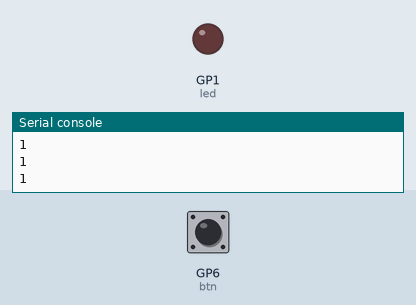
A program run on a simulated Raspberry Pi Pico running MicroPython. Shown: output pins drawn as LEDs (lit = HIGH), the last lines printed to the serial console. Wiring (from the project's diagram.json): red LED on GP1, green button on GP6. Dashed ring = blinking. The test bench sets the inputs (shaded band); at power-on: GP6 (btn) HIGH.

Above: at 1.2 s.
1.3 s: GP6 (btn) pulled LOW for 3.2 s
At 1.8 s:
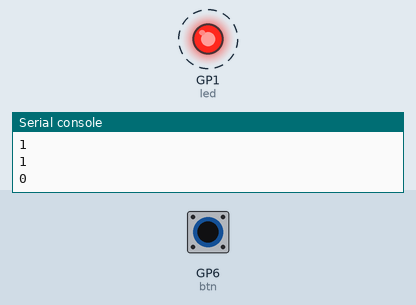
6.0 s: GP6 (btn) pulled LOW for 0.3 s
At 6.5 s:
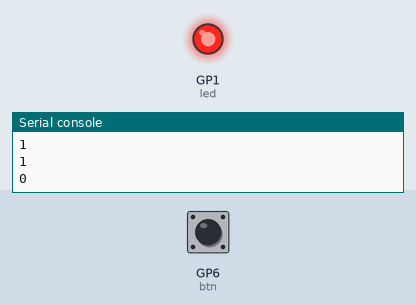
Timing chart, 0 to 9.0 s (numbered marks = the images above; inputs shaded):
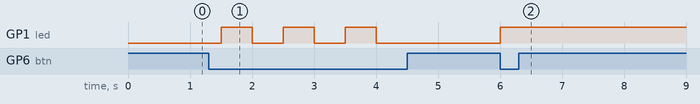

The program:

main.py
```python
from machine import Pin
from utime import sleep

led = Pin(1, Pin.OUT)
btn = Pin(6, Pin.IN, Pin.PULL_UP)

light = False

while True:
    print(btn.value())
    if btn.value() == 0:
        light = not light
    if light:
        led.on()
    else:
        led.off()
    sleep(0.5)
```

Measured:
- after the input at 1.3 s, GP1 (led): alternates HIGH for 0.50 s and LOW for 0.50 s, 6 changes in all, then stays LOW, starting after 0.20 s
- after the input at 6.0 s, GP1 (led): LOW → HIGH at once
